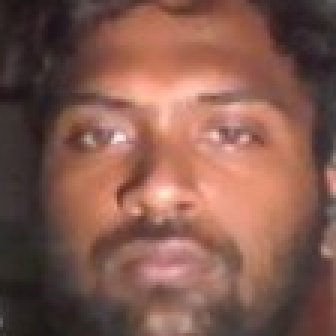
#> input picture markus/data/known_faces/kavihai_arasu_(owner)/face_20260904_231437.jpg, 112 x 112 px (shown 3 times larger)
$ python -i face_tracker.py   (imports and definitions only)
#> lines starting #> are read from the running program, lines starting #| are printed output that depends on the picture; after the words box and inside, x2 and y2 are one past the last pixel; in counts of white or black regions, pixels touching at a corner belong together
#> further down, picture is the input picture: shape (112, 112, 3); mean B, G, R 78.1, 89.5, 130.4
"""
Markus AI — High-Accuracy Multi-Face Detector & Tracker
Uses YuNet Deep Learning (OpenCV DNN) with 5-point facial landmark extraction,
illumination normalization, and temporal Centroid/IoU tracking.
"""

from __future__ import annotations

import logging
import os
import math
from typing import List, Dict, Any, Tuple, Optional
import cv2
import numpy as np

logger = logging.getLogger(__name__)


class FaceTracker:
    """
    High-accuracy face detector and persistent tracker using YuNet deep neural network.
    Extracts high-precision bounding boxes and 5-point facial landmarks.
    """

    def __init__(self):
        self.yunet = None
        yunet_path = os.path.abspath(
            os.path.join(os.path.dirname(__file__), "models", "face_detection_yunet_2023mar.onnx")
        )
        if os.path.exists(yunet_path) and hasattr(cv2, "FaceDetectorYN_create"):
            try:
                self.yunet = cv2.FaceDetectorYN_create(
                    model=yunet_path,
                    config="",
                    input_size=(320, 320),
                    score_threshold=0.55,
                    nms_threshold=0.35,
                    top_k=5,
                )
                logger.info("YuNet deep learning face detector loaded successfully")
            except Exception as e:
                logger.warning(f"Failed to initialize YuNet detector: {e}")

        self.next_track_id = 1
        self.active_tracks: Dict[int, Dict[str, Any]] = {}
        self.max_missed_frames = 15

    def detect_faces(self, image_np: np.ndarray) -> List[Dict[str, Any]]:
        """
        Detect all faces in the frame.
        Returns a list of dicts with:
          - 'bbox': (x, y, w, h)
          - 'score': confidence (0.0 - 1.0)
          - 'landmarks': [(re_x, re_y), (le_x, le_y), (nose_x, nose_y), (rm_x, rm_y), (lm_x, lm_y)]
        """
        if image_np is None or image_np.size == 0:
            return []

        h, w = image_np.shape[:2]
#> h = 112; w = 112
        detections: List[Dict[str, Any]] = []

        # 1. Primary: YuNet Deep Learning Detection
        if self.yunet is not None:
            try:
                # Pass 1: Native resolution
                self.yunet.setInputSize((w, h))
                _, faces = self.yunet.detect(image_np)

                # Pass 2: CLAHE contrast boost if first pass missed
                if (faces is None or len(faces) == 0) and len(image_np.shape) == 3:
                    try:
                        lab = cv2.cvtColor(image_np, cv2.COLOR_BGR2LAB)
                        clahe = cv2.createCLAHE(clipLimit=2.8, tileGridSize=(8, 8))
                        lab[:, :, 0] = clahe.apply(lab[:, :, 0])
                        enhanced = cv2.cvtColor(lab, cv2.COLOR_LAB2BGR)
                        _, faces = self.yunet.detect(enhanced)
                    except Exception:
                        pass

                # Pass 3: Multi-scale resized pyramid if still missed
                if (faces is None or len(faces) == 0):
                    try:
                        scale_w = 320
                        scale_h = int(h * (320.0 / max(1, w)))
                        resized = cv2.resize(image_np, (scale_w, scale_h))
                        self.yunet.setInputSize((scale_w, scale_h))
                        _, r_faces = self.yunet.detect(resized)
                        if r_faces is not None and len(r_faces) > 0:
                            scale_factor_x = float(w) / scale_w
                            scale_factor_y = float(h) / scale_h
                            faces = []
                            for rf in r_faces:
                                scaled_f = list(rf)
                                scaled_f[0] *= scale_factor_x
                                scaled_f[1] *= scale_factor_y
                                scaled_f[2] *= scale_factor_x
                                scaled_f[3] *= scale_factor_y
                                for li in range(4, min(14, len(scaled_f)), 2):
                                    scaled_f[li] *= scale_factor_x
                                    scaled_f[li + 1] *= scale_factor_y
                                faces.append(scaled_f)
                    except Exception:
                        pass

                if faces is not None and len(faces) > 0:
                    for f in faces:
                        score = float(f[-1])
                        fx = max(0, min(w - 1, int(f[0])))
                        fy = max(0, min(h - 1, int(f[1])))
                        fw = min(w - fx, max(16, int(f[2])))
                        fh = min(h - fy, max(16, int(f[3])))

                        # Filter out tiny spurious background boxes and distorted aspect ratios
                        min_dim = max(32, int(min(w, h) * 0.08))
                        if fw < min_dim or fh < min_dim:
                            continue
                        aspect = float(fh) / max(1, fw)
                        if aspect < 0.70 or aspect > 2.2:
                            continue

                        # 5 facial landmarks: right_eye, left_eye, nose_tip, right_mouth, left_mouth
                        landmarks = []
                        if len(f) >= 14:
                            for li in range(4, 14, 2):
                                lx = float(f[li])
                                ly = float(f[li + 1])
                                landmarks.append((lx, ly))

                        detections.append({
                            "bbox": (fx, fy, fw, fh),
                            "score": score,
                            "landmarks": landmarks,
                        })

                    if detections:
                        # Sort by area (prominence) descending so primary user face is always first
                        detections.sort(key=lambda d: d["bbox"][2] * d["bbox"][3], reverse=True)
                        return detections
            except Exception as e:
                logger.warning(f"Error in YuNet detection: {e}")

        # 2. Secondary Dual-Chroma (YCrCb + HSV) Human Skin & Facial Geometry Fallback
        try:
            ycrcb = cv2.cvtColor(image_np, cv2.COLOR_BGR2YCrCb)
#> ycrcb: shape (112, 112, 3); mean of channels 0, 1, 2 100.4, 149.4, 115.4
            hsv = cv2.cvtColor(image_np, cv2.COLOR_BGR2HSV)
#> hsv: shape (112, 112, 3); mean H, S, V 24.4, 93.9, 130.4

            # Strict human skin tone thresholds in YCrCb
            lower_ycrcb = np.array([0, 133, 77], dtype=np.uint8)
            upper_ycrcb = np.array([255, 173, 127], dtype=np.uint8)
            mask_ycrcb = cv2.inRange(ycrcb, lower_ycrcb, upper_ycrcb)
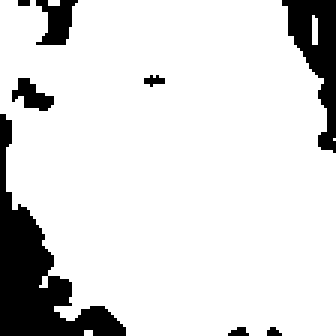
#> mask_ycrcb: shape (112, 112) (shown 3 times larger); 86.5% white; 8 black regions (4 under 20 px), largest, box (x1, y1, x2, y2) and area: (0, 38, 42, 112) 993, (94, 0, 112, 51) 433, (12, 0, 26, 15) 128, (4, 26, 18, 37) 84

            # Skin hue thresholds in HSV (0-25 deg and 165-180 deg, saturation >= 25)
            mask_hsv1 = cv2.inRange(hsv, np.array([0, 25, 40], dtype=np.uint8), np.array([25, 255, 255], dtype=np.uint8))
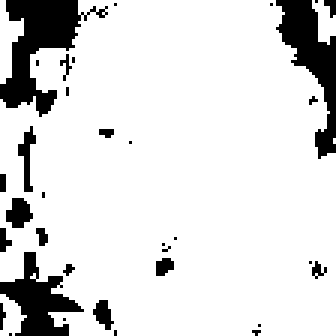
#> mask_hsv1: shape (112, 112) (shown 3 times larger); 86.5% white; 34 black regions (26 under 20 px), largest, box (x1, y1, x2, y2) and area: (0, 0, 36, 39) 558, (92, 0, 112, 53) 436, (0, 84, 28, 112) 349
            mask_hsv2 = cv2.inRange(hsv, np.array([165, 25, 40], dtype=np.uint8), np.array([180, 255, 255], dtype=np.uint8))
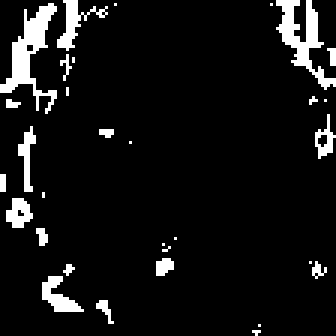
#> mask_hsv2: shape (112, 112) (shown 3 times larger); 7.6% white; 31 white regions (22 under 20 px), largest, box (x1, y1, x2, y2) and area: (0, 1, 19, 38) 240, (92, 0, 112, 30) 208, (19, 0, 36, 17) 88
            mask_hsv = cv2.bitwise_or(mask_hsv1, mask_hsv2)
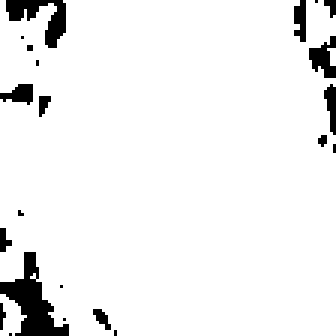
#> mask_hsv: shape (112, 112) (shown 3 times larger); 94.1% white; 22 black regions (14 under 20 px), largest, box (x1, y1, x2, y2) and area: (0, 84, 23, 112) 268, (2, 0, 22, 16) 146, (103, 12, 112, 26) 71

            # Combined skin mask
            combined_mask = cv2.bitwise_and(mask_ycrcb, mask_hsv)
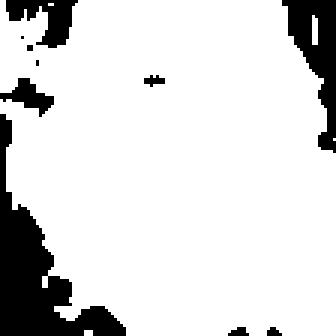
#> combined_mask: shape (112, 112) (shown 3 times larger); 85.8% white; 10 black regions (6 under 20 px), largest, box (x1, y1, x2, y2) and area: (0, 38, 42, 112) 994, (94, 0, 112, 51) 433, (2, 0, 26, 16) 200, (0, 26, 18, 39) 102

            kernel = cv2.getStructuringElement(cv2.MORPH_ELLIPSE, (9, 9))
            combined_mask = cv2.morphologyEx(combined_mask, cv2.MORPH_OPEN, kernel, iterations=2)
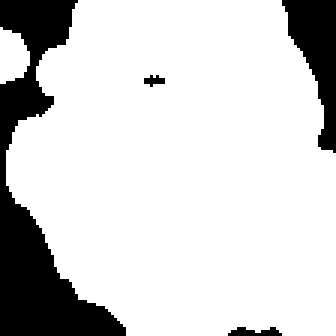
#> combined_mask: shape (112, 112) (shown 3 times larger); 82.6% white; 4 black regions (1 under 20 px), largest, box (x1, y1, x2, y2) and area: (0, 0, 42, 112) 1660, (94, 0, 112, 51) 474, (76, 109, 94, 112) 37
            combined_mask = cv2.morphologyEx(combined_mask, cv2.MORPH_DILATE, kernel, iterations=2)
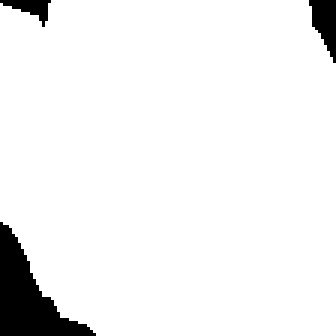
#> combined_mask: shape (112, 112) (shown 3 times larger); 94.4% white; 3 black regions

            contours, _ = cv2.findContours(combined_mask, cv2.RETR_EXTERNAL, cv2.CHAIN_APPROX_SIMPLE)
#> contours = 1 contour; box (x1, y1, x2, y2) and area: (0, 0, 112, 112) 11630
            best_candidate = None
            max_area = 0

            for cnt in contours:
                area = cv2.contourArea(cnt)
                if area > (w * h * 0.04):
                    x, y, bw, bh = cv2.boundingRect(cnt)
                    aspect = float(bh) / max(1, bw)
                    # Human face / head aspect ratio is vertically elongated (1.0 - 1.8)
                    if 0.95 <= aspect <= 1.85 and area > max_area:
                        max_area = area
                        best_candidate = (x, y, bw, bh)
#> this loop made 1 pass
#> (area, x, y, bw, bh, aspect, max_area) on pass 1: (11630.5, 0, 0, 112, 112, 1, 11630.5)
#> after the loop, max_area = 11630.5

            if best_candidate is not None:
                x, y, bw, bh = best_candidate
                detections.append({
                    "bbox": (x, y, bw, bh),
                    "score": 0.72,
                    "landmarks": [],
                })
        except Exception as e:
            logger.warning(f"Error in skin-chroma fallback: {e}")

        return detections

    # [66 lines left out: function track_and_normalize, not called in this run]

>>> import cv2
>>> picture = cv2.imread('../data/known_faces/kavihai_arasu_(owner)/face_20260904_231437.jpg')
>>> result = FaceTracker().detect_faces(picture)
#> result = 1 item

$ run again, on markus/data/known_faces/kavihai_arasu_(owner)/face_20260905_065744.jpg
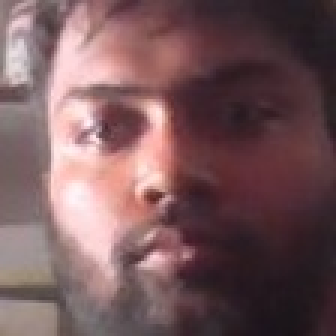
#> input picture markus/data/known_faces/kavihai_arasu_(owner)/face_20260905_065744.jpg, 112 x 112 px (shown 3 times larger)
#> picture is the input picture: shape (112, 112, 3); mean B, G, R 91.2, 88.4, 118.6
#> ycrcb: shape (112, 112, 3); mean of channels 0, 1, 2 97.8, 142.9, 124.3
#> hsv: shape (112, 112, 3); mean H, S, V 127.9, 75, 118.6
#> in detect_faces, `mask_ycrcb = cv2.inRange(ycrcb, lower_ycrcb, upper_ycrcb)`:
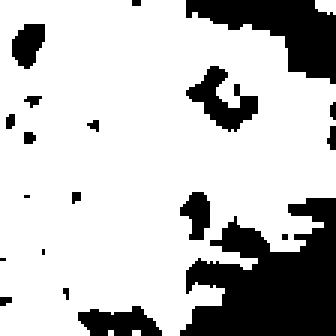
#> mask_ycrcb: shape (112, 112) (shown 3 times larger); 76.1% white; 20 black regions (14 under 20 px), largest, box (x1, y1, x2, y2) and area: (60, 66, 112, 112) 1551, (62, 0, 112, 28) 679, (62, 22, 86, 44) 232, (26, 102, 54, 112) 190, (4, 8, 15, 23) 118, (60, 64, 70, 80) 106
#> mask_hsv1: shape (112, 112); 24.5% white; 21 white regions (18 under 20 px), largest, box (x1, y1, x2, y2) and area: (0, 4, 63, 112) 2806, (0, 50, 6, 79) 123, (0, 37, 8, 48) 35
#> mask_hsv2: shape (112, 112); 62.2% white; 26 black regions (19 under 20 px), largest, box (x1, y1, x2, y2) and area: (0, 4, 63, 112) 3096, (68, 78, 112, 112) 743, (70, 0, 112, 24) 410
#> mask_hsv: shape (112, 112); 86.7% white; 18 black regions (10 under 20 px), largest, box (x1, y1, x2, y2) and area: (68, 78, 112, 112) 743, (70, 0, 112, 24) 410, (0, 73, 16, 89) 136
#> in detect_faces, `combined_mask = cv2.morphologyEx(combined_mask, cv2.MORPH_DILATE, kern..`:
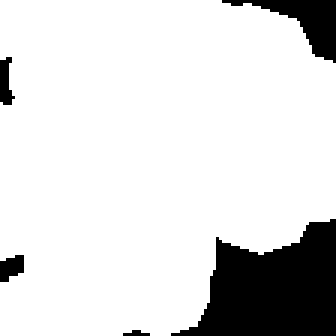
#> combined_mask: shape (112, 112) (shown 3 times larger); 85.9% white; 5 black regions (1 under 20 px)
#> contours = 1 contour; box (x1, y1, x2, y2) and area: (0, 0, 112, 112) 10553
#> the loop in detect_faces, `for cnt in contours:` made 1 pass
#> (area, x, y, bw, bh, aspect, max_area) on pass 1: (10553, 0, 0, 112, 112, 1, 10553)
#> after the loop in detect_faces, `for cnt in contours:`: max_area = 10553
#> result = 1 item
